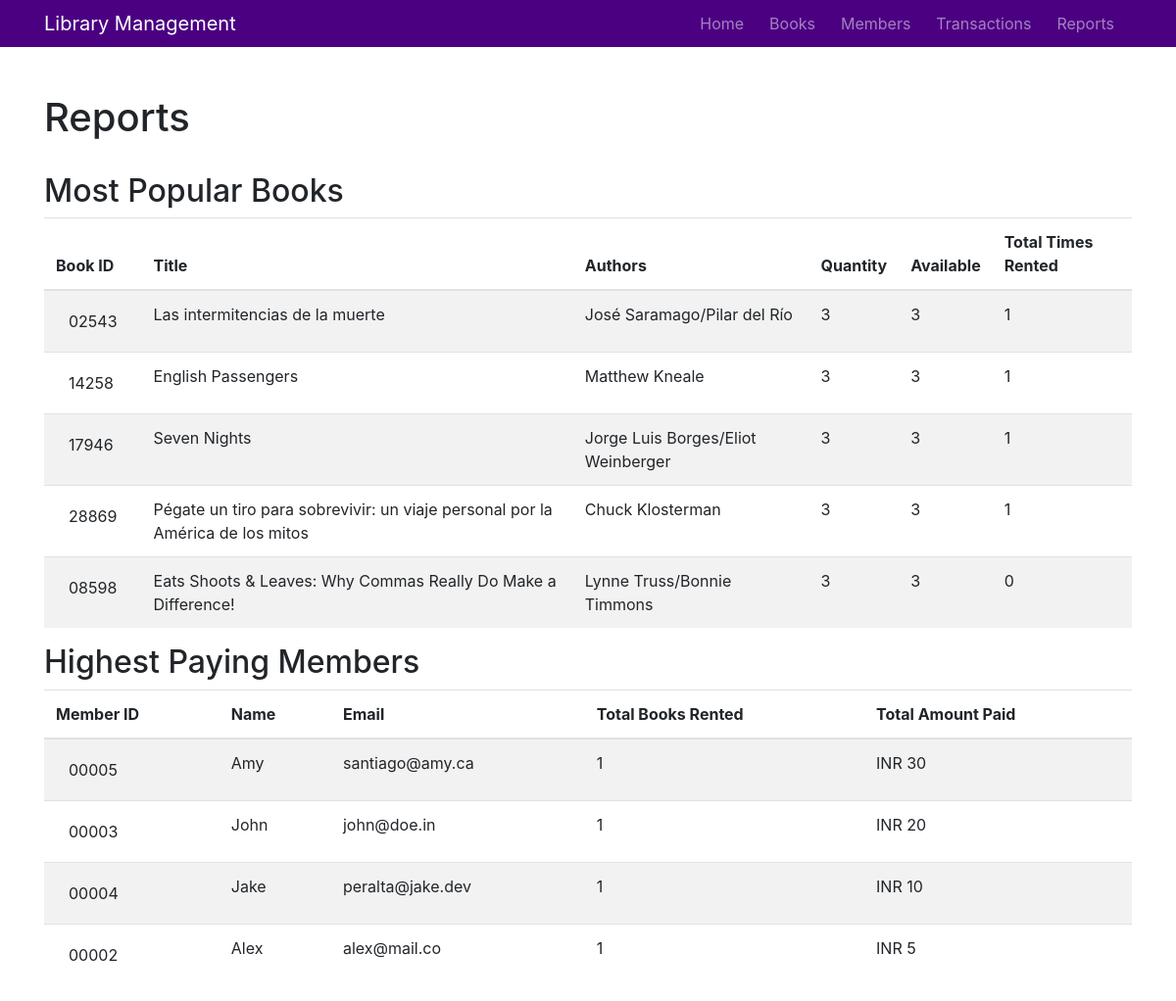
Page /reports on the committed database.
### library_management/models.py (models this page shows, shortened)
class Book(db.Model):
    __tablename__ = 'book'
    book_id = db.Column(db.Integer, primary_key=True)
    title = db.Column(db.String(150), nullable=False)
    authors = db.Column(db.String(100), nullable=False)
    rating = db.Column(db.String(4), nullable=False)
    isbn = db.Column(db.String(150), nullable=False)
    publisher = db.Column(db.String(150), nullable=False)
    quantity = db.Column(db.Integer, nullable=False)
    rented = db.Column(db.Integer, nullable=False, default=0)
    no_of_times_rented = db.Column(db.Integer, nullable=False, default=0)
    transactions = db.relationship('Transaction', backref='book', lazy=True)

class Member(db.Model):
    __tablename__ = 'member'
    member_id = db.Column(db.Integer, primary_key=True)
    name = db.Column(db.String(50), nullable=False)
    email = db.Column(db.String(150), nullable=False, unique=True)
    rented = db.Column(db.Integer, nullable=False, default=0)
    outstanding_dues = db.Column(db.Integer, nullable=False, default=0)
    total_paid = db.Column(db.Integer, nullable=False, default=0)
    transactions = db.relationship('Transaction', backref='member', lazy=True)

### library_management/main/routes.py (the view)
@main.route('/reports')
def reports():
    books = Book.query.order_by(Book.no_of_times_rented.desc()).all()
    members = Member.query.order_by(Member.total_paid.desc()).all()
    return render_template('reports.html', title="Reports", members=members[:5], books=books[:5])

### library_management/templates/reports.html
{% extends "layout.html" %}
{% block content %}
    <br>
    <h1>Reports</h1>
    <br>
    {% if books %}
    <h2>Most Popular Books</h2>
        <table class="table table-hover table-striped">
            <thead>
                <tr>
                    <th>Book ID</th>
                    <th>Title</th>
                    <th>Authors</th>
                    <th>Quantity</th>
                    <th>Available</th>
                    <th>Total Times Rented</th>
                </tr>
            </thead>
            <tbody>
                {% for book in books %}
                <tr>
                    <td><span class="btn pull-right">{{"{:05d}".format(book.book_id)}}</span></td>
                    <td>{{book.title}}</td>
                    <td>{{book.authors}}</td>
                    <td>{{book.quantity}}</td>
                    <td>{{book.quantity - book.rented}}</td>
                    <td>{{book.no_of_times_rented}}</td>
                </tr>
                {% endfor %}
            </tbody>
        </table>
    {% endif %}
    {% if members %}
    <h2>Highest Paying Members</h2>
        <table class="table table-hover table-striped">
            <thead>
                <tr>
                    <th>Member ID</th>
                    <th>Name</th>
                    <th>Email</th>
                    <th>Total Books Rented</th>
                    <th>Total Amount Paid</th>
                </tr>
            </thead>
            <tbody>
                {% for member in members %}
                <tr>
                    <td><span class="btn pull-right">{{"{:05d}".format(member.member_id)}}</span></td>
                    <td>{{member.name}}</td>
                    <td>{{member.email}}</td>
                    <td>{{member.transactions | length}}</td>
                    <td>INR {{member.total_paid}}</td>
                </tr>
                {% endfor %}
            </tbody>
        </table>
    {% endif %}
{% endblock content %}

### library_management/templates/layout.html (shortened to what this page needs)
<!DOCTYPE html>
<html>
<head>
    <link rel="stylesheet" href="https://maxcdn.bootstrapcdn.com/bootstrap/4.0.0/css/bootstrap.min.css">
    <link rel="stylesheet" type="text/css" href="{{ url_for('static', filename='main.css') }}">
</head>
<body>
    <header>
        <nav class="navbar navbar-expand-md navbar-dark bg-steel fixed-top">
            <div class="container">
              <a href="/" class="navbar-brand mr-4">Library Management</a>
              <div class="collapse navbar-collapse" id="navbarToggle">
                <div class="navbar-nav">
                  <a class="nav-item nav-link" href="/">Home</a>
                  <a class="nav-item nav-link" href="{{ url_for('books.all_books') }}">Books</a>
                  <a class="nav-item nav-link" href="{{ url_for('members.all_members') }}">Members</a>
                  <a class="nav-item nav-link" href="{{ url_for('transactions.all_transactions') }}">Transactions</a>
                  <a class="nav-item nav-link" href="{{ url_for('main.reports') }}">Reports</a>
                </div>
              </div>
            </div>
        </nav>
    </header>
    <main class="container">
        <div class="row">
            <div class="col-md-12">
                {% block content %}{% endblock %}
            </div>
        </div>
    </main>
</body>

### library_management/static/main.css (style rules this page uses)
* { margin: 0; padding: 0; box-sizing: border-box; }
header { margin-bottom: 6vw; }
nav { background-color: indigo; max-height: 4vw; }
.nav-item { margin-right: 10px; }
.container .row { margin-top: 20px; }

### rows in the picture
Book: book_id "02543", title "Las intermitencias de la muerte", authors "José Saramago/Pilar del Río", quantity "3", book.quantity-book.rented "3", no_of_times_rented "1"
Book: book_id "14258", title "English Passengers", authors "Matthew Kneale", quantity "3", book.quantity-book.rented "3", no_of_times_rented "1"
Book: book_id "17946", title "Seven Nights", authors "Jorge Luis Borges/Eliot Weinberger", quantity "3", book.quantity-book.rented "3", no_of_times_rented "1"
Book: book_id "28869", title "Pégate un tiro para sobrevivir: un viaje personal por la América de los mitos", authors "Chuck Klosterman", quantity "3", book.quantity-book.rented "3", no_of_times_rented "1"
Book: book_id "08598", title "Eats Shoots & Leaves: Why Commas Really Do Make a Difference!", authors "Lynne Truss/Bonnie Timmons", quantity "3", book.quantity-book.rented "3", no_of_times_rented "0"
Member: member_id "00005", name "Amy", email "santiago@amy.ca", transactions|length "1", total_paid "30"
Member: member_id "00003", name "John", email "john@doe.in", transactions|length "1", total_paid "20"
Member: member_id "00004", name "Jake", email "peralta@jake.dev", transactions|length "1", total_paid "10"
Member: member_id "00002", name "Alex", email "alex@mail.co", transactions|length "1", total_paid "5"
